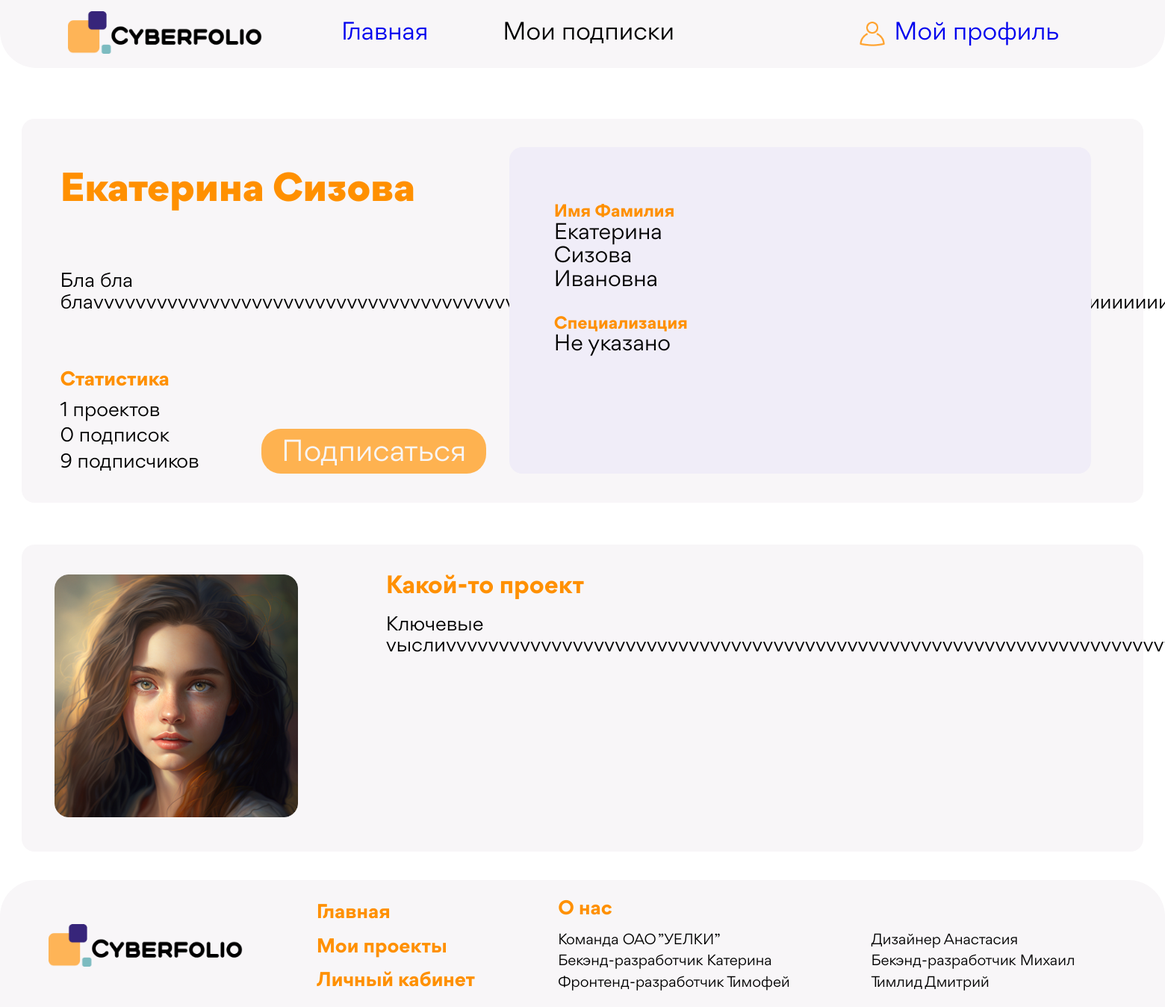
Page /profile/katrijein on the committed database.
### Accounts/models.py (models this page shows, shortened)
class User(AbstractUser):
    sur_sur_name = models.CharField(max_length=20, verbose_name="Фамилия",blank=True)
    slug = models.SlugField(verbose_name='Слаг', unique=True)
    descriptions = models.TextField(max_length=300, verbose_name='Описание',blank=True)
    email = models.EmailField(verbose_name='Почта',blank=True)
    spec = models.ForeignKey('Specs', db_index=True, on_delete=models.PROTECT, verbose_name="Специализация",blank=True, default=1)
    photo = models.ImageField(upload_to=user_directory_path, blank=True, verbose_name="Фото")
    time_create = models.DateTimeField(auto_now_add=True, verbose_name="Время создания")
    vk_url = models.URLField(max_length=128, blank=True, verbose_name='VK')
    hh_url = models.URLField(max_length=128,blank=True, verbose_name='HH')
    behance_url = models.URLField(max_length=128,blank=True,verbose_name='BH')
    def get_projects(self):
        return Project.objects.all().filter(user_id=self.id)
    def count_projects(self):
        return self.get_projects().count()
    def get_followers(self):
        return Follow.objects.all().filter(follow_from_id=self.id)
    def count_followers(self):
        return self.get_followers().count()
    def get_followings(self):
        return Follow.objects.all().filter(follow_to_id=self.id).values('id')
    def count_followings(self):
        return self.get_followings().count()
    class Meta:
        verbose_name = 'Юзер'
        verbose_name_plural = 'Юзеры'
        ordering = ['id']

class Specs(models.Model):
    name = models.CharField(max_length=40, verbose_name="Специализация")
    def __str__(self):
        return self.name
    class Meta:
        verbose_name = 'Специализация'
        verbose_name_plural = 'Специализации'
        ordering = ['id']

class Project(models.Model):
    slug = models.SlugField(verbose_name='Слаг', unique=False)
    name = models.CharField(max_length=50, db_index=True, verbose_name="Название")
    user = models.ForeignKey('User', on_delete=models.CASCADE, verbose_name="Автор проекта")
    type = models.ForeignKey('TypeProject', on_delete=models.PROTECT, verbose_name='Тип преокта', default=1)
    spec_proj = models.ForeignKey('SpecProject', on_delete=models.PROTECT, verbose_name='Специализация', default=1)
    sum_registred = models.IntegerField(default=0, verbose_name='Сумма оценок зареганных')
    count_registred = models.IntegerField(default=0, verbose_name='Количество оценок зареганных')
    sum_unregistred = models.IntegerField(default=0, verbose_name='Сумма оценок незареганных')
    count_unregistred = models.IntegerField(default=0, verbose_name='Количество оценок незареганных')
    descriptions = models.TextField(max_length=300, verbose_name='Описание')
    key_words= models.TextField(max_length=100, verbose_name='Ключевые слова')
    url = models.URLField(max_length=128,  blank=True, verbose_name='URL')
    time_developing = models.CharField(max_length=30,  verbose_name="Время разработки")
    teammate1 = models.URLField(max_length=128,  blank=True, verbose_name='Тиммейт1')
    teammate2 = models.URLField(max_length=128,  blank=True, verbose_name='Тиммейт2')
    teammate3 = models.URLField(max_length=128,  blank=True, verbose_name='Тиммейт3')
    teammate4 = models.URLField(max_length=128,  blank=True, verbose_name='Тиммейт4')
    teammate5 = models.URLField(max_length=128,  blank=True, verbose_name='Тиммейт5')
    avatar_image = models.ImageField(upload_to=project_directory_path, blank=True, verbose_name="Аватар")
    main_image = models.ImageField(upload_to=project_directory_path, blank=True, verbose_name="Основное фото")
    class Meta:
        verbose_name = 'Проект'
        verbose_name_plural = 'Проекты'
        ordering = ['id']

### Accounts/views.py (the view)
# urls.py: path('profile/<slug:slug>', Profile.as_view(), name='profile'),
class Profile(DetailView):
    model = User
    template_name = 'user_profile.html'
    context_object_name = 'user'
    '''def get_object(self, queryset=None):
        slug = self.kwargs.get(self.slug_url_kwarg, None)
        try:
            return queryset.get(slug=slug)
        except PostDoesNotExist:
            raise Http404('Ох, нет объекта;)')'''
    def get(self, request, *args, **kwargs):
        slug = self.kwargs.get(self.slug_url_kwarg, None)
        user_profile = get_object_or_404(User,slug=slug)
        is_your_profile = False
        if request.user.is_authenticated:
            if user_profile.id == request.user.id:
                is_your_profile = True
        return render(request, 'user_profile.html', {'user': user_profile, 'is_your_profile': is_your_profile, 'projects':user_profile.get_projects(), 'title': slug})

### templates/user_profile.html (shortened to what this page needs)
{% extends 'base.html' %}
{% load static %}
{% block css %}
    <link rel="stylesheet" href="{% static 'css/normalize.css' %}">
    <link rel="stylesheet" href="{% static 'css/general_styles.css' %}">
    <link rel="stylesheet" href="{% static 'css/user-profile_styles.css' %}">
    <link href = "{% static 'fonts/stylesheet.css' %}" rel = "stylesheet" type = "text/css" />
{% endblock %}
{% block content %}
    <div class="container user-info-container">
        <div class="left-user-section">
            <h1 class="user-header">{{ user.first_name }} {{ user.last_name }}</h1>
            <p class="user-info user-text">{{ user.descriptions }}</p>
            <div class="user-statistic-container">
                <div class="user-statistic">
                    <div class="first-colum">
                        <h3 class="user-statistic-header">Статистика</h3>
                        <ul class="statistic-list">
                            <li class="statistic-item">{{ user.count_projects }} проектов</li>
                            <li class="statistic-item">{{ user.count_followers }} подписок</li>
                            <li class="statistic-item">{{ user.count_followings }} подписчиков</li>
                        </ul>
                    </div>
                    {% if not is_your_profile %}
                    <div class="second-colum">
                        <button class="usual-button submit-button subscribe" data-subscribe="no">Подписаться</button>
                    </div>
                    {% endif %}
                </div>
            </div>
        </div>
        <div class="right-user-section">
            <div class="personal-user-info">
                <h4 class="personal-header">Имя Фамилия</h4>
                <p class="personal-item">{{ user.first_name }}</p>
                <p class="personal-item">{{ user.last_name}} </p>
            <p class="personal-item">{{user.sur_sur_name}} </p>
                <h4 class="personal-header">Специализация</h4>
                <p class="personal-item">{{ user.spec }}</p>
            </div>
            <div class="user-avatar">
            </div>
        </div>
    </div>
    {% for project in projects %}
        <div class="container third-container">
            <div class="project-avatar-aria">
                {% if project.avatar_image %}
                    <img src="{{ project.avatar_image.url }}" alt="" class="avatar">
                {% else %}
                    <img src="{% static '/images/user-image.png' %}" alt="" class="avatar">
                {% endif %}
            </div>
            <div class="project-info-aria">
                <div>
                    <h3 class="project-name">{{ project.name }}</h3>
                    <p class="project-info user-text">{{ project.key_words }}</p>
                </div>
                <div class="about-project-section">
                    <a href="{% url 'project' profile_slug=user.slug post_slug=project.slug %}" class="project-link">
                    </a>
                </div>
            </div>
        </div>
    {% endfor %}
{% endblock %}

### Accounts/static/css/general_styles.css (style rules this page uses)
body { background-image: url(../images/background.png); background-size: cover; background-repeat: no-repeat; }
.usual-button { background-color: #feb250; padding: 1.14vw 2.70vw; border-radius: 1.66vw; color: #f8f6f8 !important; font-weight: 400; font-size: 2.5vw; line-height: 2.7vw; border: 0px !important; }
p { margin: 0; }
a { text-decoration: none; }
ul { list-style: none; margin: 0; padding: 0; }
img { max-width: 100%; }
html { font-family: "Gordita"; }
* { box-sizing: border-box; }
.user-text { font-family: 'Gordita'; font-style: normal; font-weight: 400; font-size: 1.6667vw; line-height: 1.8229vw; }
.statistic-item:not(:last-child) { margin-bottom: 0.41vw; }
.user-statistic-header { display: inline; font-weight: 700; font-size: 1.66667vw; line-height: 1.8229vw; color: #FF9000; margin-bottom: 0.78125vw; margin-top: 0px; padding: 0px; }
.statistic-item { font-weight: 400; font-size: 1.66667vw; line-height: 1.8229vw; flex-wrap: nowrap; display: flex; margin-top: 0px; padding: 0px; }
.project-link { display: flex; flex-direction: row; align-items: center; margin-top: auto; }
.container { max-width: 100%; margin: 0; }
h1 { margin: 0; }
.submit-button { height: 3.85vw; padding: 0.72vw 1.71vw; }
.subscribe { background-color: #feb250; color: #f8f6f8 !important; }

### Accounts/static/css/user-profile_styles.css (style rules this page uses)
html { margin: 0px; padding: 0px; }
.user-info-container { display: flex; height: 32.9167vw; background-color: #F8F6F8; padding-bottom: 2.5vw; padding-top: 2.396vw; position: relative; margin-top: 4.375vw; border-radius: 1.094vw; }
.container { width: 96.25vw; margin-right: auto; margin-left: auto; }
.left-user-section { display: flex; flex-direction: column; width: 41.823vw; padding-left: 3.28125vw; padding-right: 1.97vw; justify-content: space-between; }
.user-header { padding-top: 1.61458vw; font-weight: 900; font-size: 3.33333vw; color: #FF9000; line-height: 4.27083vw; }
.user-statistic-container { display: flex; flex-wrap: nowrap; }
button { text-decoration: none; padding: 0px; border: 0px; }
.second-colum { display: flex; align-items: end; margin-left: auto; }
.user-statistic { display: flex; flex-direction:row; width: 100%; justify-content:space-between; margin-top: 0px; }
.first-colum { display: flex; flex-direction: column; margin-top: 0px; padding: 0px; }
.user-statistic-header { display: inline; font-weight: 700; font-size: 1.66667vw; line-height: 1.8229vw; color: #FF9000; margin-bottom: 0.78125vw; margin-top: 0px; padding: 0px; }
.statistic-item:not(:last-child) { margin-bottom: 0.41vw; }
.statistic-item { font-weight: 400; font-size: 1.66667vw; line-height: 1.8229vw; flex-wrap: nowrap; display: flex; margin-top: 0px; padding: 0px; }
.right-user-section { display: flex; flex-direction: row; width: auto; background-color: #F0EDF8; padding-top: 2.917vw; padding-left: 3.854vw; padding-right: 1.979vw; margin-right: 1.5625vw; border-radius: 1.09375vw; }
.avatar { width: 20.88vw; max-width: 20.88vw; min-width: 20.88vw; margin-right: 3.125vw; }
.personal-item { font-weight: 400; font-size: 1.875vw; line-height: 2.03125vw; margin-top: 0px; margin-bottom: 0px; }
.personal-header { font-weight: 700; font-size: 1.4583vw; line-height: 1.5625vw; margin-bottom: 0px; color: #FF9000; }
.user-avatar { display: flex; flex-direction: column; align-items: end; margin-left: 8.646vw; }
h3 { margin: 0; padding: 0; }
.third-container { display: flex; flex-direction: row; background-color: #F8F6F8; padding: 2.552vw 2.8125vw 2.6vw 2.8125vw; margin-bottom: 2.448vw; border-radius: 1.1vw; }
.project-info-aria { display: flex; width: 100%; justify-content: space-between; flex-direction: column; margin-left: 4.427vw; }
.project-name { font-weight: 700; font-size: 2.08vw; line-height: 2.2396vw; color: #FF9000; margin-bottom: 1.25vw; }
.project-info { margin-top: 0px !important; }
.project-link { display: flex; flex-direction: row; align-items: center; justify-content: end; margin-top: auto; }

### rows in the picture
User: first_name "Екатерина", last_name "Сизова", descriptions "Бла бла…", count_projects "1", count_followers "0", count_followings "9", sur_sur_name "Ивановна", spec "Не указано"
Project: name "Какой-то проект", key_words "Ключевые…"
